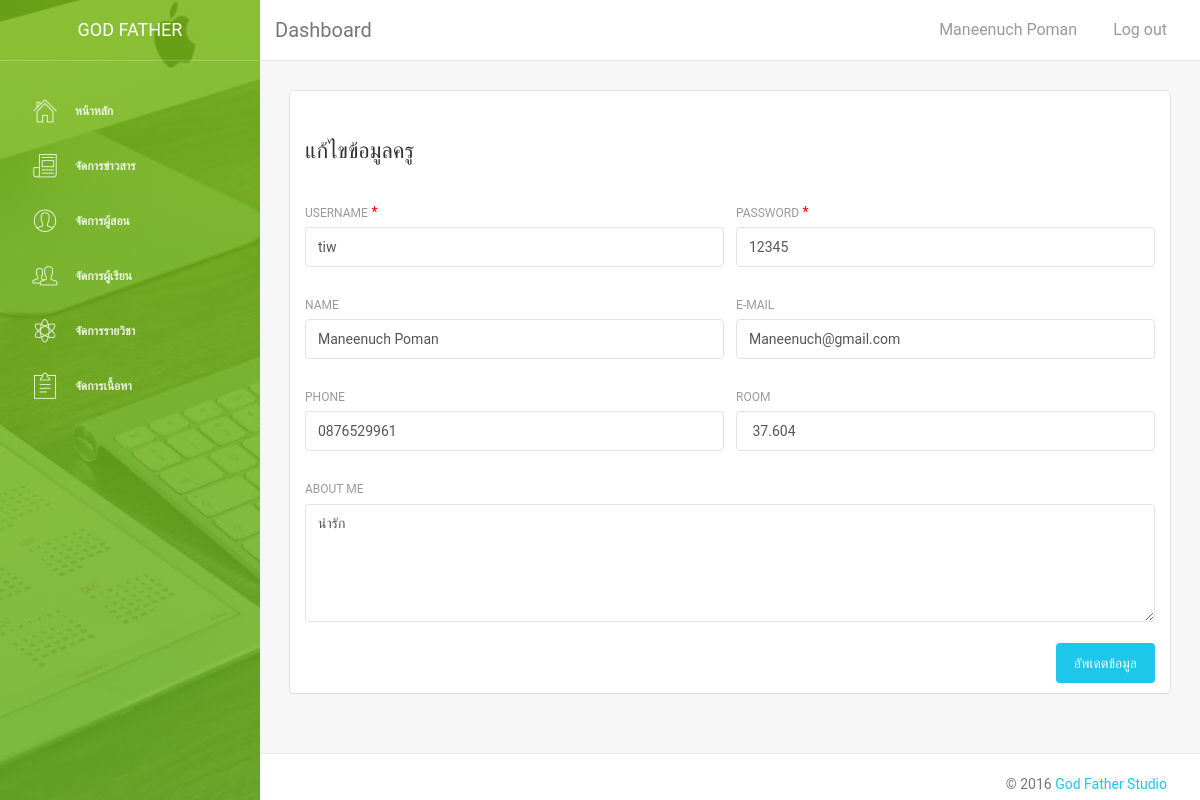
The page /admin/editteacher.php?tid=3 (signed in) on the database as committed earlier.
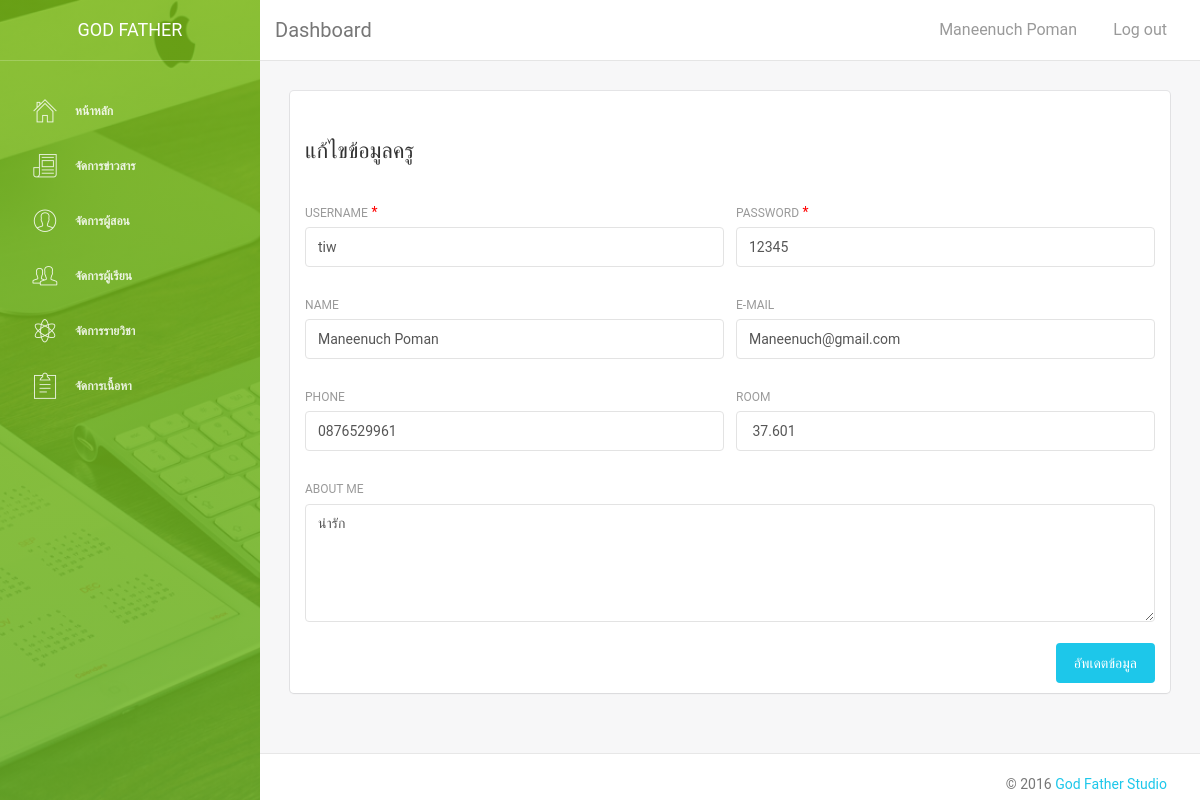
The same page on the database as committed later.
### tables this page shows
CREATE TABLE `teacher` (
  `tid` int(5) NOT NULL,
  `tuser` varchar(50) NOT NULL,
  `tpass` varchar(50) NOT NULL,
  `tname` varchar(50) NOT NULL,
  `tmail` varchar(50) NOT NULL,
  `ttel` varchar(10) NOT NULL,
  `troom` varchar(10) NOT NULL,
  `ttxt` text NOT NULL
);

### admin/editteacher.php (the view, shortened to what the changed rows need)
<?php
include("connectdb.php");
$tid=$_GET['tid'];
$mysql = "select * from teacher where tid='$tid'";
$result = mysqli_query($link,$mysql);
$mydata = mysqli_fetch_array($result,MYSQLI_ASSOC);
?>
    <!doctype html>
    <html lang="en">
    <head>
        <?php
    include("include/head.php");
    ?>
    </head>
    <body>
        <div class="wrapper">
                <div class="main-panel">
                        <div class="content">
                            <div class="container-fluid">
                                <div class="row">
                                    <div class="col-sm-12">
                                        <div class="card">
                                            <div class="content">
                                                <form method="post" action="updateteacher.php">
                                                    <div class="row">
                                                        <div class="col-md-6">
                                                            <div class="form-group">
                                                                <label>Username</label>
                                                                <font color="#FF0000">*</font>
                                                                <input type="text" class="form-control" name="tuser"  value="<?php echo $mydata['tuser']?>" required>
                                                            </div>
                                                        </div>
                                                        <div class="col-md-6">
                                                            <div class="form-group">
                                                                <label for="exampleInputEmail1">Password</label>
                                                                <font color="#FF0000">*</font>
                                                                <input type="text" class="form-control" name="tpass"  value="<?php echo $mydata['tpass']?>" required>
                                                            </div>
                                                        </div>
                                                    </div>
                                                    <div class="row">
                                                        <div class="col-md-6">
                                                            <div class="form-group">
                                                                <label>Name</label>
                                                                <input type="text" class="form-control" name="tname"  value="<?php echo $mydata['tname']?>">
                                                            </div>
                                                        </div>
                                                        <div class="col-md-6">
                                                            <div class="form-group">
                                                                <label>E-mail</label>
                                                                <input type="text" class="form-control" name="tmail"  value="<?php echo $mydata['tmail']?>">
                                                            </div>
                                                        </div>
                                                    </div>
                                                    <div class="row">
                                                        <div class="col-md-6">
                                                            <div class="form-group">
                                                                <label>Phone</label>
                                                                <input type="text" class="form-control" name="ttel"  value="<?php echo $mydata['ttel']?>">
                                                            </div>
                                                        </div>
                                                        <div class="col-md-6">
                                                            <div class="form-group">
                                                                <label>Room</label>
                                                                <input type="text" class="form-control" name="troom"  value="<?php echo $mydata['troom']?>">
                                                            </div>
                                                        </div>
                                                    </div>
                                                    <div class="row">
                                                        <div class="col-md-12">
                                                            <div class="form-group">
                                                                <label>About Me</label>
                                                                <textarea rows="5" class="form-control" name="ttxt" ><?php echo $mydata['ttxt']?></textarea>
                                                            </div>
                                                        </div>
                                                    </div>
                                                </form>
                                            </div>
                                        </div>
                                    </div>
                                </div>
                            </div>
                        </div>
                </div>
        </div>
    </body>
    </html>

Rows that differ between the two databases and show on the page:
changed teacher "tiw": troom "37.604" → "37.601"
